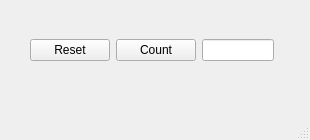
<?xml version="1.0" encoding="UTF-8"?>
<ui version="4.0">
 <class>MainWindow</class>
 <widget class="QMainWindow" name="MainWindow">
  <property name="geometry">
   <rect>
    <x>0</x>
    <y>0</y>
    <width>310</width>
    <height>140</height>
   </rect>
  </property>
  <property name="windowTitle">
   <string>MainWindow</string>
  </property>
  <widget class="QWidget" name="centralwidget">
   <widget class="QWidget" name="formLayoutWidget">
    <property name="geometry">
     <rect>
      <x>30</x>
      <y>0</y>
      <width>244</width>
      <height>101</height>
     </rect>
    </property>
    <layout class="QHBoxLayout" name="horizontalLayout">
     <item>
      <widget class="QPushButton" name="Reset">
       <property name="text">
        <string>Reset</string>
       </property>
      </widget>
     </item>
     <item>
      <widget class="QPushButton" name="Count">
       <property name="text">
        <string>Count</string>
       </property>
      </widget>
     </item>
     <item>
      <widget class="QLineEdit" name="lineEdit"/>
     </item>
    </layout>
   </widget>
  </widget>
  <widget class="QMenuBar" name="menubar">
   <property name="geometry">
    <rect>
     <x>0</x>
     <y>0</y>
     <width>310</width>
     <height>17</height>
    </rect>
   </property>
  </widget>
  <widget class="QStatusBar" name="statusbar"/>
 </widget>
 <resources/>
 <connections/>
</ui>
